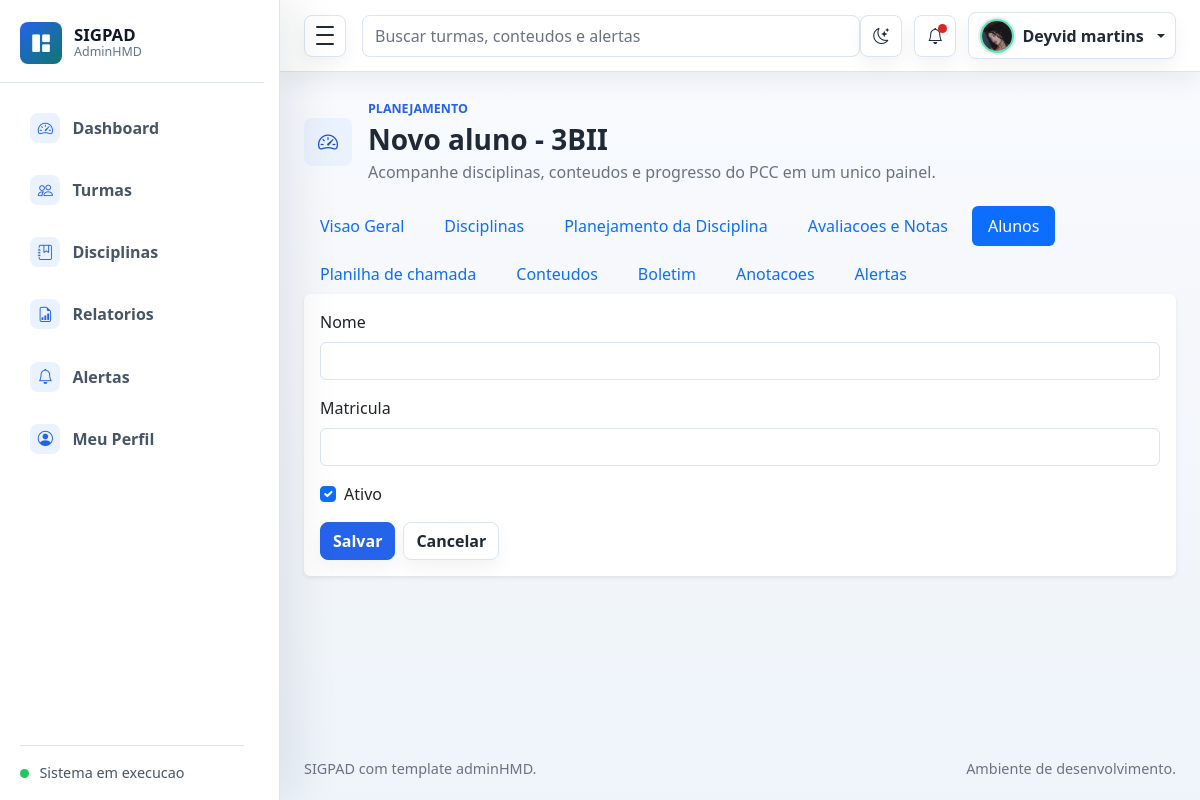
The page /turmas/2/alunos/novo/ (signed in) on the database its author committed.
### planejamento/models.py (models this page shows, shortened)
class PerfilUsuario(models.Model):
    usuario = models.OneToOneField(User, verbose_name='usuario', on_delete=models.CASCADE)
    foto = models.ImageField('foto', upload_to='usuarios/fotos/', blank=True, null=True)
    created_at = models.DateTimeField('criado em', auto_now_add=True)
    class Meta:
        verbose_name = 'Perfil de usuario'
        verbose_name_plural = 'Perfis de usuarios'
        ordering = ['usuario__username']

class Turma(models.Model):
    TURNO_CHOICES = [
        ('MATUTINO', 'Matutino'),
        ('VESPERTINO', 'Vespertino'),
        ('NOTURNO', 'Noturno'),
        ('INTEGRAL', 'Integral'),
    ]
    professor = models.ForeignKey(User, verbose_name='professor', on_delete=models.CASCADE)
    nome = models.CharField('nome', max_length=100)
    ano_letivo = models.PositiveIntegerField('ano letivo')
    turno = models.CharField('turno', max_length=20, choices=TURNO_CHOICES)
    descricao = models.TextField('descricao', blank=True, null=True)
    created_at = models.DateTimeField('criado em', auto_now_add=True)
    class Meta:
        verbose_name = 'Turma'
        verbose_name_plural = 'Turmas'
        ordering = ['-ano_letivo', 'nome']

### planejamento/views.py (the view)
# urls.py: path('turmas/<int:turma_id>/alunos/novo/', views.aluno_criar, name='aluno_criar'),
@login_required
def aluno_criar(request, turma_id):
    turma = get_object_or_404(Turma.objects.filter(professor=request.user), id=turma_id)
    form = AlunoForm(request.POST or None)
    if request.method == 'POST' and form.is_valid():
        aluno = form.save(commit=False)
        aluno.turma = turma
        aluno.save()
        messages.success(request, 'Aluno cadastrado com sucesso.')
        return redirect('aluno_detalhes', turma_id=turma.id, id=aluno.id)
    return render(request, 'alunos/form.html', {'form': form, 'turma': turma, 'acao': 'Novo aluno'})

### planejamento/forms.py
class AlunoForm(BootstrapModelForm):
    class Meta:
        model = Aluno
        fields = ['nome', 'matricula', 'ativo']
    def __init__(self, *args, **kwargs):
        super().__init__(*args, **kwargs)
        self.fields['ativo'].widget.attrs.update({'class': 'form-check-input'})

### planejamento/context_processors.py (called while the page is built)
def perfil_usuario_logado(request):
    if not request.user.is_authenticated:
        return {'perfil_usuario_logado': None}
    perfil, _ = PerfilUsuario.objects.get_or_create(usuario=request.user)
    alertas = Alerta.objects.filter(usuario=request.user, lido=False)
    return {
        'perfil_usuario_logado': perfil,
        'alertas_nao_lidos_navbar': alertas.count(),
        'alertas_navbar': alertas_gerais_usuario(request.user),
    }

### planejamento/models.py (called while the page is built)
    def get_badge_class(self):
        classes = {
            'INICIO': 'text-bg-primary',
            'ATRASO': 'text-bg-danger',
            'SISTEMA': 'text-bg-warning',
        }
        if self.lido:
            return 'text-bg-secondary'
        return classes.get(self.tipo, 'text-bg-secondary')

    def get_icon_class(self):
        icons = {
            'INICIO': 'bi bi-play-circle',
            'ATRASO': 'bi bi-exclamation-triangle',
            'SISTEMA': 'bi bi-info-circle',
        }
        return icons.get(self.tipo, 'bi bi-bell')

### planejamento/utils.py (called while the page is built)
def _titulo_alerta_geral(turma_nome, tipo):
    titulos = {
        'ATRASO': f'Turma {turma_nome} possui atividade atrasada.',
        'INICIO': f'Turma {turma_nome} possui atividade iniciando em breve.',
        'SISTEMA': f'Turma {turma_nome} possui alerta pendente.',
    }
    return titulos.get(tipo, f'Turma {turma_nome} possui alerta.')

### templates/alunos/form.html (shortened to what this page needs)
{% extends 'base.html' %}
{% block page_title %}{{ acao|default:'Aluno' }} - {{ turma.nome }}{% endblock %}
{% block turma_subnav %}
{% include 'turmas/_submenu.html' %}
{% endblock %}
{% block content %}
<div class="card border-0 shadow-sm">
    <div class="card-body">
        <form method="post">
            {% for field in form %}
                <div class="{% if field.field.widget.input_type == 'checkbox' %}form-check mb-3{% else %}mb-3{% endif %}">
                    {% if field.field.widget.input_type == 'checkbox' %}
                        {{ field }}
                        <label for="{{ field.id_for_label }}" class="form-check-label">{{ field.label }}</label>
                    {% else %}
                        <label for="{{ field.id_for_label }}" class="form-label">{{ field.label }}</label>
                        {{ field }}
                    {% endif %}
                </div>
            {% endfor %}
            <div class="d-flex gap-2">
                <button type="submit" class="btn btn-primary">Salvar</button>
                <a href="{% url 'aluno_lista' turma.id %}" class="btn btn-outline-secondary">Cancelar</a>
            </div>
        </form>
    </div>
</div>
{% endblock %}

### templates/base.html (shortened to what this page needs)
{% load static %}
<!doctype html>
<html lang="pt-br">
<head>
    <link rel="stylesheet" href="{% static 'assets/css/bootstrap.min.css' %}">
    <link rel="stylesheet" href="{% static 'assets/vendors/bootstrap-icons/bootstrap-icons.css' %}">
    <link rel="stylesheet" href="{% static 'assets/css/style.css' %}">
</head>
<body>
    <div class="admin-shell">
        <aside class="admin-sidebar" id="adminSidebar" aria-label="Navegacao principal">
            <div class="sidebar-header">
                <a class="brand-mark" href="{% url 'dashboard' %}" aria-label="SIGPAD dashboard">
                    <span class="brand-icon"><i class="bi bi-grid-1x2-fill" aria-hidden="true"></i></span>
                    <span class="brand-copy">
                        <span class="brand-title">SIGPAD</span>
                        <span class="brand-subtitle">AdminHMD</span>
                    </span>
                </a>
            </div>
            <nav class="sidebar-nav">
                <a class="nav-link {% if request.resolver_match.url_name == 'dashboard' %}active{% endif %}" href="{% url 'dashboard' %}" {% if request.resolver_match.url_name == 'dashboard' %}aria-current="page"{% endif %}>
                    <span class="nav-icon"><i class="bi bi-speedometer2" aria-hidden="true"></i></span>
                    <span class="nav-text">Dashboard</span>
                </a>
                <a class="nav-link {% if 'turma' in request.resolver_match.url_name %}active{% endif %}" href="{% url 'turma_lista' %}">
                    <span class="nav-icon"><i class="bi bi-people" aria-hidden="true"></i></span>
                    <span class="nav-text">Turmas</span>
                </a>
                <a class="nav-link {% if 'disciplina' in request.resolver_match.url_name %}active{% endif %}" href="{% url 'disciplina_lista' %}">
                    <span class="nav-icon"><i class="bi bi-journal-bookmark" aria-hidden="true"></i></span>
                    <span class="nav-text">Disciplinas</span>
                </a>
                <a class="nav-link {% if 'relatorio' in request.resolver_match.url_name or 'exportar' in request.resolver_match.url_name %}active{% endif %}" href="{% url 'relatorio_lista' %}">
                    <span class="nav-icon"><i class="bi bi-file-earmark-bar-graph" aria-hidden="true"></i></span>
                    <span class="nav-text">Relatorios</span>
                </a>
                <a class="nav-link {% if 'alerta' in request.resolver_match.url_name %}active{% endif %}" href="{% url 'alerta_lista' %}">
                    <span class="nav-icon"><i class="bi bi-bell" aria-hidden="true"></i></span>
                    <span class="nav-text">Alertas</span>
                </a>
                <a class="nav-link " href="{% url 'perfil_usuario' %}">
                    <span class="nav-icon"><i class="bi bi-person-circle" aria-hidden="true"></i></span>
                    <span class="nav-text">Meu Perfil</span>
                </a>
            </nav>
            <div class="sidebar-footer">
                <span class="status-dot"></span>
                <span class="sidebar-footer-text">Sistema em execucao</span>
            </div>
        </aside>
        <div class="admin-main">
            <nav class="navbar admin-navbar navbar-expand bg-white">
                <div class="container-fluid px-3 px-lg-4">
                    <button class="sidebar-toggle" type="button" data-sidebar-toggle aria-controls="adminSidebar" aria-expanded="true" aria-label="Alternar menu">
                        <span></span>
                        <span></span>
                        <span></span>
                    </button>
                    <form class="d-none d-md-flex ms-3 flex-grow-1" role="search">
                        <input class="form-control search-input" type="search" placeholder="Buscar turmas, conteudos e alertas" aria-label="Buscar">
                    </form>
                    <div class="navbar-actions ms-auto">
                        <button class="icon-button theme-toggle" type="button" data-theme-toggle aria-label="Alternar tema" title="Alternar tema">
                            <i class="bi bi-moon-stars" data-theme-icon aria-hidden="true"></i>
                        </button>
                        <div class="dropdown">
                            <button class="icon-button" type="button" data-bs-toggle="dropdown" aria-expanded="false" aria-label="Notificacoes">
                                {% if alertas_nao_lidos_navbar %}
                                    <span class="notification-dot"></span>
                                {% endif %}
                                <i class="bi bi-bell" aria-hidden="true"></i>
                            </button>
                        </div>
                        <div class="dropdown">
                            <button class="profile-button dropdown-toggle" type="button" data-bs-toggle="dropdown" aria-expanded="false">
                                {% if request.user.is_authenticated and perfil_usuario_logado.foto %}
                                    <img class="avatar-img avatar-sm rounded-circle" src="{{ perfil_usuario_logado.foto.url }}" alt="Foto do usuario">
                                {% else %}
                                    <img class="avatar-img avatar-sm rounded-circle" src="{% static 'assets/images/avatar/avatar.jpg' %}" alt="Foto padrao">
                                {% endif %}
                                <span class="profile-name d-none d-sm-inline">{% if request.user.is_authenticated %}{{ request.user.get_full_name|default:request.user.username }}{% else %}Entrar{% endif %}</span>
                            </button>
                        </div>
                    </div>
                </div>
            </nav>
            <main class="dashboard-content">
                <div class="container-fluid px-3 px-lg-4 py-4">
                    <div class="page-heading">
                        <div class="page-heading-copy">
                            <span class="page-icon">{% block page_icon %}<i class="bi bi-speedometer2" aria-hidden="true"></i>{% endblock %}</span>
                            <div>
                                <p class="eyebrow mb-1">{% block page_eyebrow %}Planejamento{% endblock %}</p>
                                <h1 class="h3 mb-1">{% block page_title %}Dashboard{% endblock %}</h1>
                                <p class="text-muted mb-0">{% block page_subtitle %}Acompanhe disciplinas, conteudos e progresso do PCC em um unico painel.{% endblock %}</p>
                            </div>
                        </div>
                    </div>
                    {% block turma_subnav %}{% endblock %}
                    {% block content %}{% endblock %}
                </div>
            </main>
            <footer class="admin-footer">
                <div class="container-fluid px-3 px-lg-4">
                    <span>SIGPAD com template adminHMD.</span>
                    <span>Ambiente de desenvolvimento.</span>
                </div>
            </footer>
        </div>
    </div>
</body>
</html>

### rows shown on the page
PerfilUsuario: foto (picture)
Turma: nome "3BII"

### other values the page prints
{{ request.user.get_full_name|default:request.user.username }} "Deyvid martins"
{{ acao|default:'Aluno' }} "Novo aluno"
{{ field.label }} "Nome" "Matricula"
{{ field.label }} "Ativo"
